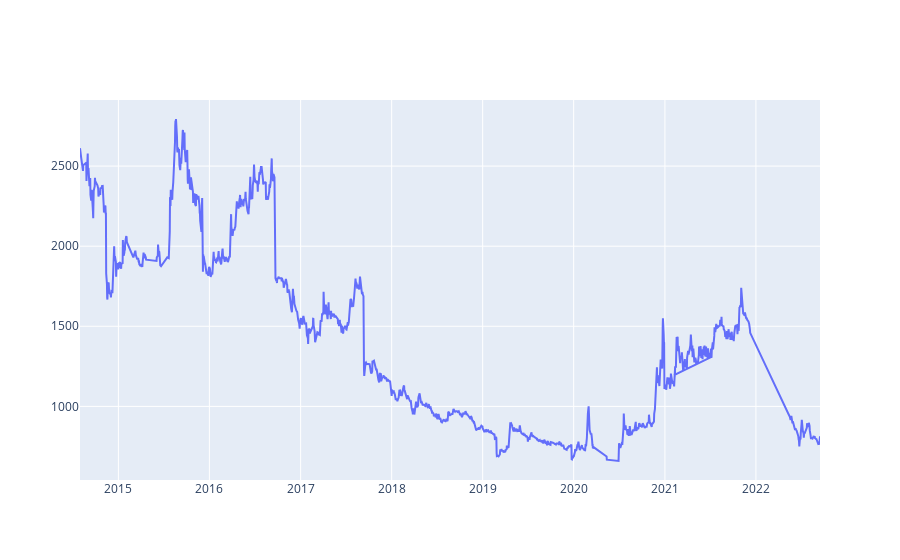

Notebook code for this chart:
### Code cell
# Using graph_objects
import plotly.graph_objects as go

import pandas as pd
df=pd.read_excel(r'''C:\Users\HP\Downloads\final_final_final.xlsx''')
fig = go.Figure([go.Scatter(x=df['date'], y=df['high'])])
fig.show()

### Figure 1 — Plotly figure (JSON) as saved in the notebook; plotly's stock layout.template omitted (floating-point values rounded to 4 significant figures; data arrays with more than 128 entries replaced by an {"elided": "..."} marker saying what was removed)
{"data": [{"type": "scatter", "x": {"elided": "1752 str values"}, "y": {"elided": "1752 float values"}}], "layout": {}}
